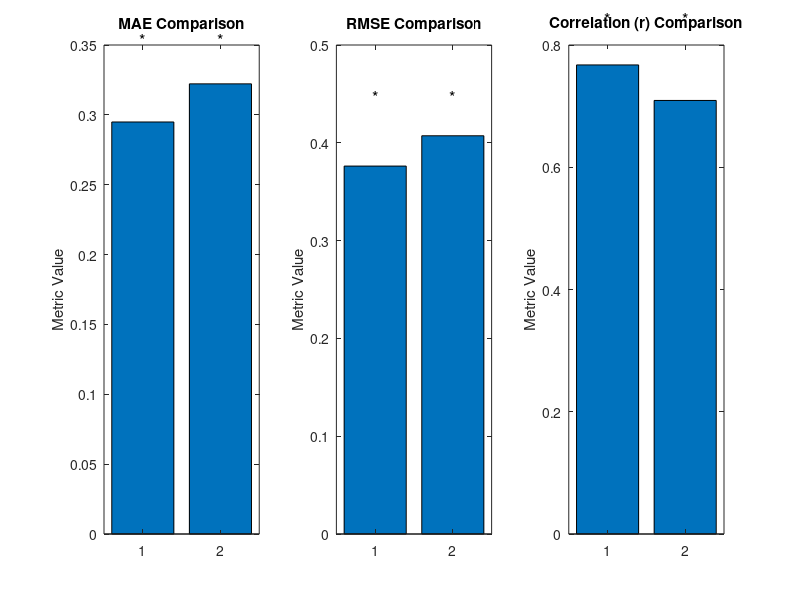

MATLAB code for this plot: (Note: this script raises an error after producing the figure.)
% % Metrics for Feature1 vs. Joint 1 Position
% mae_feature1 = 0.2949;
% rmse_feature1 = 0.3762;
% corr_feature1 = 0.7674;
% 
% % Metrics for Feature2 vs. Joint 2 Position
% mae_feature2 = 0.3222;
% rmse_feature2 = 0.4072;
% corr_feature2 = 0.7093;
% 
% % Define group labels
% comparisons = {'Feature1 vs. Joint 1', 'Feature2 vs. Joint 2'};
% 
% % Define metric labels
% metric_labels = {'MAE', 'RMSE', 'Correlation (r)'};
% % Define the metrics for Feature1 vs. Joint 1 Position
% metrics_feature1 = [mae_feature1, rmse_feature1, corr_feature1];
% 
% % Define the metrics for Feature2 vs. Joint 2 Position
% metrics_feature2 = [mae_feature2, rmse_feature2, corr_feature2];
% 
% % Define the significance level (alpha)
% alpha = 0.05;  % You can adjust this as needed
% 
% % Create a figure
% figure;
% 
% % Create subplots for each metric
% for i = 1:3  % Iterate through the three metrics (MAE, RMSE, Correlation)
%     subplot(1, 3, i);  % Create one row with three columns of subplots
%     bar([metrics_feature1(i), metrics_feature2(i)]);
%     % Perform a statistical test (Wilcoxon signed-rank test) for each pair of electrodes
%     [p_value_m1, ~] = ranksum(metrics_feature1(i), metrics_feature2(i));
%     % % Perform a t-test to check for significance
%     % [h, p] = ttest2(metrics_feature1(:,i), metrics_feature2(:,i), 'Alpha', alpha);
%     % 
%     % % Add significance indicator above the bars
%     % if h  % If there is a significant difference
%     %     text(1, metrics_feature1(i), '*', 'FontSize', 12, 'HorizontalAlignment', 'center');
%     %     text(2, metrics_feature2(i), '*', 'FontSize', 12, 'HorizontalAlignment', 'center');
%     % end
% 
%     % Add an indicator if there's a significant difference
%     if p_value_m1 < 0.05 % Set your significance level here
%         text(1, metrics_feature1(i), '*', 'FontSize', 12, 'HorizontalAlignment', 'center');
%         text(2, metrics_feature2(i), '*', 'FontSize', 12, 'HorizontalAlignment', 'center');
%     end
% 
%     title(sprintf('%s Comparison', metric_labels{i}));
%     ylabel('Metric Value');
%     set(gca, 'XTickLabel', {'Feature1 vs. Joint 1', 'Feature2 vs. Joint 2'});
% end
% 
% % Set a common title for all subplots
% sgtitle('Metrics Comparison: Feature1 vs. Joint 1 and Feature2 vs. Joint 2');
% -----------------------------------
% % Define the metrics for Feature1 vs. Joint 1 Position
% mae_feature1 = 0.2949;
% rmse_feature1 = 0.3762;
% corr_feature1 = 0.7674;
% 
% % Define the metrics for Feature2 vs. Joint 2 Position
% mae_feature2 = 0.3222;
% rmse_feature2 = 0.4072;
% corr_feature2 = 0.7093;
% 
% % Define metric labels
% metric_labels = {'MAE', 'RMSE', 'Correlation (r)'};
% 
% alpha = 0.05;
% % Create a figure
% figure;
% 
% % Create subplots for each metric
% for i = 1:3  % Iterate through the three metrics (MAE, RMSE, Correlation)
%     subplot(1, 3, i);  % Create one row with three columns of subplots
% 
%     % Organize the data into vectors for each metric
%     data_feature1 = [mae_feature1, rmse_feature1, corr_feature1];
%     data_feature2 = [mae_feature2, rmse_feature2, corr_feature2];
% 
%     % Perform a t-test to check for significance
%     [h, p] = ttest2(data_feature1(i), data_feature2(i), 'Alpha', alpha);
% 
%     % Create bar plot
%     bar([data_feature1(i), data_feature2(i)]);
% 
%     % Add significance indicator above the bars
%     if h  % If there is a significant difference
%         x_centers = [1, 2];
%         y_max = max([data_feature1(i), data_feature2(i)]) + 0.1 * max([data_feature1(i), data_feature2(i)]);
%         text(x_centers, repmat(y_max, 1, 2), '*', 'FontSize', 12, 'HorizontalAlignment', 'center');
%     end
% 
%     title(sprintf('%s Comparison', metric_labels{i}));
%     ylabel('Metric Value');
%     set(gca, 'XTickLabel', {'Feature1 vs. Joint 1', 'Feature2 vs. Joint 2'});
% end
% 
% % Set a common title for all subplots
% sgtitle('Metrics Comparison: Feature1 vs. Joint 1 and Feature2 vs. Joint 2');
% --------------------------------------------------
% Define the metrics for Feature1 vs. Joint 1 Position
metrics_feature1 = [0.2949, 0.3762, 0.7674];

% Define the metrics for Feature2 vs. Joint 2 Position
metrics_feature2 = [0.3222, 0.4072, 0.7093];

% Define metric labels
metric_labels = {'MAE', 'RMSE', 'Correlation (r)'};

% Define the significance level (alpha)
alpha = 0.05;  % You can adjust this as needed

% Create a figure
figure;

% Create subplots for each metric
for i = 1:3  % Iterate through the three metrics (MAE, RMSE, Correlation)
    subplot(1, 3, i);  % Create one row with three columns of subplots
    
    % Perform a t-test to check for significance
    [h, p] = ranksum(metrics_feature1(i), metrics_feature2(i));
    
    % Create bar plot
    bar([metrics_feature1(i), metrics_feature2(i)]);
    
    % Add significance indicator above the bars
    if h  % If there is a significant difference
        x_centers = [1, 2];
        y_max = max([metrics_feature1(i), metrics_feature2(i)]) + 0.1 * max([metrics_feature1(i), metrics_feature2(i)]);
        text(x_centers, repmat(y_max, 1, 2), '*', 'FontSize', 12, 'HorizontalAlignment', 'center');
    end
    
    title(sprintf('%s Comparison', metric_labels{i}));
    ylabel('Metric Value');
    % set(gca, 'XTickLabel', {'Feature1 vs. Joint 1', 'Feature2 vs. Joint 2'});
end

% Set a common title for all subplots
sgtitle('Metrics Comparison: Feature1 vs. Joint 1 and Feature2 vs. Joint 2');


% ----------------------------
% % Define the metrics for Feature1 vs. Joint 1 Position
% metrics_feature1 = [mae_feature1, rmse_feature1, corr_feature1];
% 
% % Define the metrics for Feature2 vs. Joint 2 Position
% metrics_feature2 = [mae_feature2, rmse_feature2, corr_feature2];
% 
% % Define the significance level (alpha)
% alpha = 0.05;  % You can adjust this as needed
% 
% % Create a figure
% figure;
% 
% % Create subplots for each metric
% for i = 1:3  % Iterate through the three metrics (MAE, RMSE, Correlation)
%     subplot(1, 3, i);  % Create one row with three columns of subplots
% 
%     % Perform a t-test to check for significance
%     [h, p] = ttest2(metrics_feature1(:, i), metrics_feature2(:, i), 'Alpha', alpha);
% 
%     % Organize the data into a cell array for boxplot
%     data = [metrics_feature1(:, i), metrics_feature2(:, i)];
% 
%     % Create the boxplot
%     % boxplot(data, 'Labels');
%      boxplot(data, ...
%     'Labels', {'Join 2 Position', 'Neural Feature 2'});
% 
%     % Add significance indicator above the boxes
%     if h  % If there is a significant difference
%         x_centers = [1, 2];
%         y_max = max(max(cell2mat(data)) + 0.1 * max(max(cell2mat(data))));
%         text(x_centers, repmat(y_max, 1, 2), '*', 'FontSize', 12, 'HorizontalAlignment', 'center');
%     end
% 
%     title(sprintf('%s Comparison', metric_labels{i}));
%     ylabel('Metric Value');
% end
% 
% % Set a common title for all subplots
% sgtitle('Metrics Comparison: Feature1 vs. Joint 1 and Feature2 vs. Joint 2');
% ----------------------------------------------
% % Define the metrics for Feature1 vs. Joint 1 Position
% metrics_feature1 = [mae_feature1, rmse_feature1, corr_feature1];
% 
% % Define the metrics for Feature2 vs. Joint 2 Position
% metrics_feature2 = [mae_feature2, rmse_feature2, corr_feature2];
% 
% % Define the significance level (alpha)
% alpha = 0.05;  % You can adjust this as needed
% 
% % Create a figure
% figure;
% 
% % Create subplots for each metric
% for i = 1:3  % Iterate through the three metrics (MAE, RMSE, Correlation)
%     subplot(1, 3, i);  % Create one row with three columns of subplots
% 
%     % Perform a t-test to check for significance
%     [h, p] = ttest2(metrics_feature1(:, i), metrics_feature2(:, i), 'Alpha', alpha);
% 
%     % Organize the data into a cell array for boxplot
%     data = [metrics_feature1(:, i), metrics_feature2(:, i)];
% 
%     % Create the boxplot
%     boxplot(data, ...
%     'Labels', {'Join 2 Position', 'Neural Feature 2'});
% 
%     % Add significance indicator above the boxes
%     if h  % If there is a significant difference
%         x_centers = [1, 2];
%         y_max = max(max(cell2mat(data)) + 0.1 * max(max(cell2mat(data))));
%         text(x_centers, repmat(y_max, 1, 2), '*', 'FontSize', 12, 'HorizontalAlignment', 'center');
%     end
% 
%     title(sprintf('%s Comparison', metric_labels{i}));
%     ylabel('Metric Value');
% end
% 
% % Set a common title for all subplots
% sgtitle('Metrics Comparison: Feature1 vs. Joint 1 and Feature2 vs. Joint 2');


